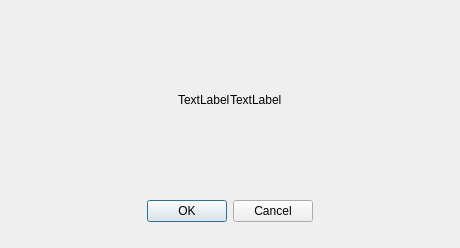
<?xml version="1.0" encoding="UTF-8"?>
<ui version="4.0">
 <class>MessageBox</class>
 <widget class="QDialog" name="MessageBox">
  <property name="geometry">
   <rect>
    <x>0</x>
    <y>0</y>
    <width>460</width>
    <height>248</height>
   </rect>
  </property>
  <property name="windowTitle">
   <string>Dialog</string>
  </property>
  <layout class="QGridLayout" name="gridLayout">
   <property name="leftMargin">
    <number>0</number>
   </property>
   <property name="topMargin">
    <number>0</number>
   </property>
   <property name="rightMargin">
    <number>0</number>
   </property>
   <property name="bottomMargin">
    <number>26</number>
   </property>
   <property name="spacing">
    <number>0</number>
   </property>
   <item row="0" column="0">
    <layout class="QHBoxLayout" name="horizontalLayout">
     <item>
      <spacer name="horizontalSpacer_3">
       <property name="orientation">
        <enum>Qt::Horizontal</enum>
       </property>
       <property name="sizeHint" stdset="0">
        <size>
         <width>74</width>
         <height>20</height>
        </size>
       </property>
      </spacer>
     </item>
     <item>
      <widget class="QLabel" name="label">
       <property name="sizePolicy">
        <sizepolicy hsizetype="Fixed" vsizetype="Fixed">
         <horstretch>0</horstretch>
         <verstretch>0</verstretch>
        </sizepolicy>
       </property>
       <property name="minimumSize">
        <size>
         <width>35</width>
         <height>35</height>
        </size>
       </property>
       <property name="text">
        <string>TextLabel</string>
       </property>
      </widget>
     </item>
     <item>
      <widget class="QLabel" name="label_2">
       <property name="text">
        <string>TextLabel</string>
       </property>
      </widget>
     </item>
     <item>
      <spacer name="horizontalSpacer_4">
       <property name="orientation">
        <enum>Qt::Horizontal</enum>
       </property>
       <property name="sizeHint" stdset="0">
        <size>
         <width>40</width>
         <height>20</height>
        </size>
       </property>
      </spacer>
     </item>
    </layout>
   </item>
   <item row="1" column="0">
    <layout class="QHBoxLayout" name="horizontalLayout_2">
     <item>
      <spacer name="horizontalSpacer">
       <property name="orientation">
        <enum>Qt::Horizontal</enum>
       </property>
       <property name="sizeHint" stdset="0">
        <size>
         <width>40</width>
         <height>20</height>
        </size>
       </property>
      </spacer>
     </item>
     <item>
      <widget class="QDialogButtonBox" name="buttonBox">
       <property name="orientation">
        <enum>Qt::Horizontal</enum>
       </property>
       <property name="standardButtons">
        <set>QDialogButtonBox::Cancel|QDialogButtonBox::Ok</set>
       </property>
       <property name="centerButtons">
        <bool>true</bool>
       </property>
      </widget>
     </item>
     <item>
      <spacer name="horizontalSpacer_2">
       <property name="orientation">
        <enum>Qt::Horizontal</enum>
       </property>
       <property name="sizeHint" stdset="0">
        <size>
         <width>40</width>
         <height>20</height>
        </size>
       </property>
      </spacer>
     </item>
    </layout>
   </item>
  </layout>
 </widget>
 <resources/>
 <connections>
  <connection>
   <sender>buttonBox</sender>
   <signal>accepted()</signal>
   <receiver>MessageBox</receiver>
   <slot>accept()</slot>
   <hints>
    <hint type="sourcelabel">
     <x>248</x>
     <y>254</y>
    </hint>
    <hint type="destinationlabel">
     <x>157</x>
     <y>274</y>
    </hint>
   </hints>
  </connection>
  <connection>
   <sender>buttonBox</sender>
   <signal>rejected()</signal>
   <receiver>MessageBox</receiver>
   <slot>reject()</slot>
   <hints>
    <hint type="sourcelabel">
     <x>316</x>
     <y>260</y>
    </hint>
    <hint type="destinationlabel">
     <x>286</x>
     <y>274</y>
    </hint>
   </hints>
  </connection>
 </connections>
</ui>
